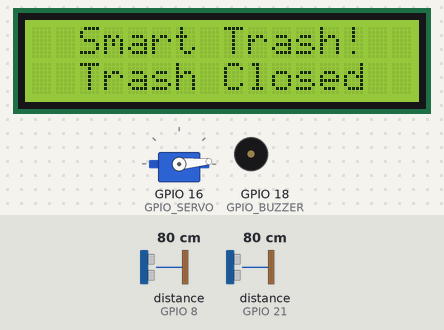
Bench run of a program on a simulated Raspberry Pi (BCM pin numbers). On the bench: 16×2 character LCD, servo, buzzer (waves = sounding, pin HIGH). The inputs (shaded band) are chosen by the test bench; at power-on: distance to the obstacle (sensors on GPIO 21, GPIO 8) 80 cm. The echo pulse lasts 58.3 µs per cm; servo angles are drawn from the pulse width (0.5 ms = 0°, 2.5 ms = 180°); the clock reads 2024-03-15 10:24:30 at power-on unless the program sets it; pins used as bus, display or sensor lines are not drawn; what the program prints to the terminal is not drawn.

Above: at 1.4 s.
1.5 s: distance to the obstacle (sensor on GPIO 21) set to 27 cm
3.7 s: distance to the obstacle (sensor on GPIO 21) set to 21 cm
At 7.2 s:
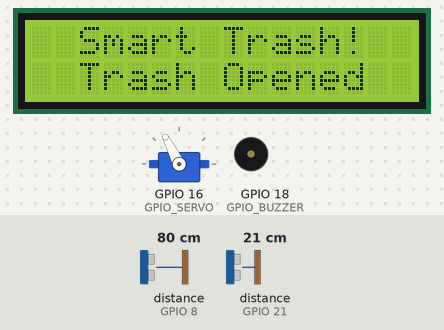
8.0 s: distance to the obstacle (sensor on GPIO 21) set to 35 cm
At 12.0 s:
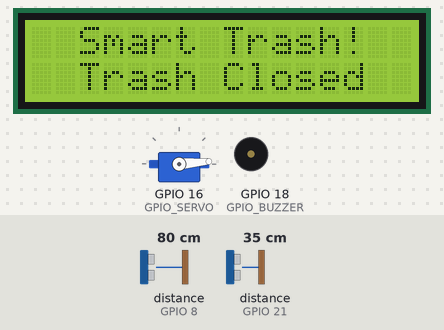
12.3 s: distance to the obstacle (sensor on GPIO 8) set to 6 cm
14.2 s: distance to the obstacle (sensor on GPIO 8) set to 3 cm
At 15.7 s:
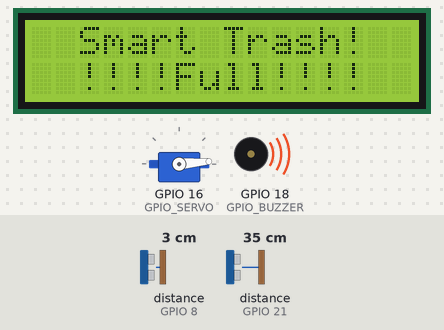
16.7 s: distance to the obstacle (sensor on GPIO 8) set to 35 cm
At 17.9 s:
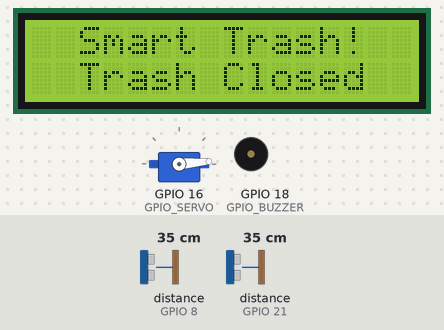
Timing chart, 0 to 19.7 s (numbered marks = the images above; inputs shaded):
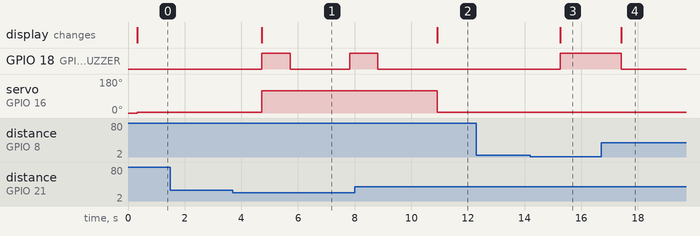

The program:

ultrasonik.py
```python
#!/usr/bin/python
import RPi.GPIO as GPIO
import time ,sys
import lcddriver

GPIO.setmode(GPIO.BCM)
GPIO.setwarnings(False)

GPIO_TRIGGER_1 = 20
GPIO_ECHO_1 = 21

GPIO_BUZZER = 18
GPIO_SERVO = 16

GPIO_TRIGGER_2 = 7
GPIO_ECHO_2 = 8

display = lcddriver.lcd()

GPIO.setup(GPIO_TRIGGER_1, GPIO.OUT)
GPIO.setup(GPIO_ECHO_1, GPIO.IN)
GPIO.setup(GPIO_TRIGGER_2, GPIO.OUT)
GPIO.setup(GPIO_ECHO_2, GPIO.IN)

GPIO.setup(GPIO_SERVO, GPIO.OUT)
GPIO.setup(GPIO_BUZZER, GPIO.OUT)

p = GPIO.PWM(GPIO_SERVO,50)
p.start(2.5)

def jarakbenda1():
    GPIO.output(GPIO_TRIGGER_1,True)
    time.sleep(0.00001)
    GPIO.output(GPIO_TRIGGER_1,False)
    timeout_counter = int(time.time())
    start = time.time()
    while GPIO.input(GPIO_ECHO_1) == 0 and (int(time.time()) - timeout_counter) < 3 :
	start = time.time()
    timeout_counter = int(time.time())
    stop = time.time()
    while GPIO.input(GPIO_ECHO_1) == 1 and (int(time.time()) - timeout_counter) < 3 :
	stop = time.time()
    elapse = stop - start
    distance = elapse * 34320
    distance = distance / 2
    return distance

def jarakbenda2():
    GPIO.output(GPIO_TRIGGER_2,True)
    time.sleep(0.00001)
    GPIO.output(GPIO_TRIGGER_2,False)
    timeout_counter = int(time.time())
    start = time.time()

    while GPIO.input(GPIO_ECHO_2) == 0 and (int(time.time()) - timeout_counter) < 3 :
	start = time.time()
    timeout_counter = int(time.time())
    stop = time.time()

    while GPIO.input(GPIO_ECHO_2) == 1 and (int(time.time()) - timeout_counter) < 3 :
	stop = time.time()
    elapse = stop - start
    distance = elapse * 34320
    distance = distance / 2
    return distance

try:
    while True:
	GPIO.output(GPIO_TRIGGER_1, GPIO.LOW)
	jarak1 = jarakbenda1()
	GPIO.output(GPIO_TRIGGER_2, GPIO.LOW)
	jarak2 = jarakbenda2()
	print ("Jarak orang = %.3f CM " % jarak1)
	print ("Jarak sampah = %.3f CM " % jarak2)
	if jarak1 <= 25 :
	    display.lcd_display_string("  Smart Trash!", 1) # Write line of text to first line of display
            display.lcd_display_string("  Trash Opened ", 2) # Write line of text to second line of display
	    p.ChangeDutyCycle(9)
	    GPIO.output(GPIO_BUZZER,1)
	    time.sleep(1)
	    GPIO.output(GPIO_BUZZER,0)
	    time.sleep(2)
	else:
	    if jarak2 <= 5:
		display.lcd_display_string("  !!!!Full!!!!  ", 2) # Write line of text to second line of display
		p.ChangeDutyCycle(2.8)
		GPIO.output(GPIO_BUZZER,1)
		time.sleep(1)
            else :
		display.lcd_display_string("  Smart Trash!", 1) # Write line of text to first line of display
		display.lcd_display_string("  Trash Closed ", 2) # Write line of text to second line of display
		p.ChangeDutyCycle(2.8)
		GPIO.output(GPIO_BUZZER,0)
		time.sleep(1)
except:
    display.lcd_clear()
    p.stop()
    GPIO.cleanup()
```

Measured:
- the behaviour switches between 25 and 24 cm on distance to the obstacle (sensor on GPIO 21) (found by bisection; images 0 and 1)
- the behaviour switches between 5 and 4 cm on distance to the obstacle (sensor on GPIO 8) (found by bisection; images 2 and 3)
- after the input at 1.5 s, every drawn part: stays the same
- after the input at 3.7 s, GPIO 18 (GPIO_BUZZER): LOW → HIGH after 1.0 s, → LOW 1.0 s later, → HIGH 2.1 s later; servo on GPIO 16 (GPIO_SERVO): 5° → 117° after 1.0 s; the display: changes after 1.0 s (image 1)
- after the input at 8.0 s, GPIO 18 (GPIO_BUZZER): goes on until 8.8 s, then stays LOW; servo on GPIO 16 (GPIO_SERVO): 117° → 5° after 2.9 s; the display: changes after 2.9 s (image 2)
- after the input at 12.3 s, every drawn part: stays the same
- after the input at 14.2 s, GPIO 18 (GPIO_BUZZER): LOW → HIGH after 1.1 s; the display: changes after 1.1 s (image 3)
- after the input at 16.7 s, GPIO 18 (GPIO_BUZZER): HIGH → LOW after 0.71 s; the display: changes after 0.71 s (image 4)
